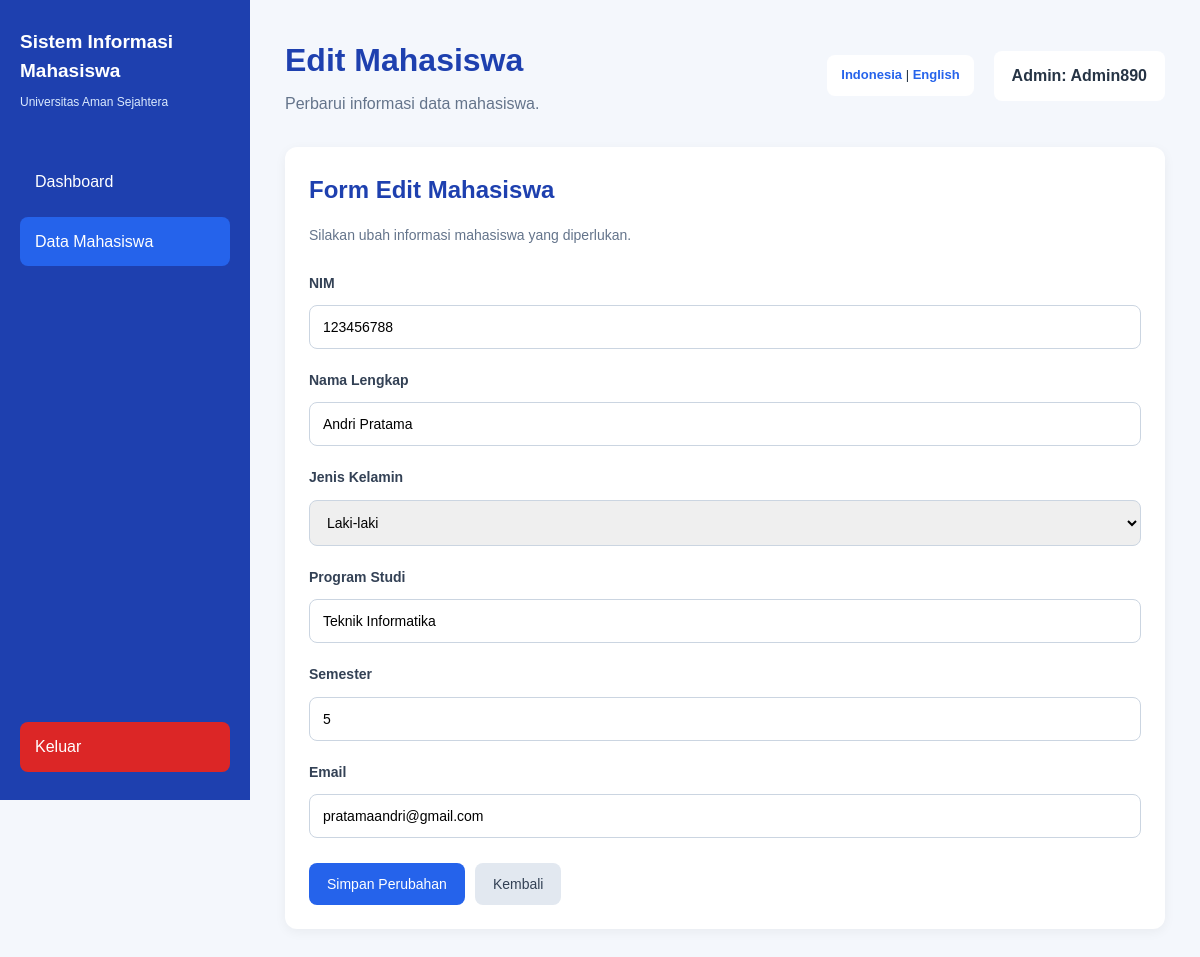
The page /pages/edit.php?id=2 (signed in) on the database its author committed.
### tables this page shows
CREATE TABLE `mahasiswa` (
  `id` int(11) NOT NULL,
  `nim` varchar(20) NOT NULL,
  `nama` varchar(100) NOT NULL,
  `jenis_kelamin` enum('Laki-laki','Perempuan') NOT NULL,
  `prodi` varchar(100) NOT NULL,
  `semester` tinyint(3) UNSIGNED NOT NULL,
  `email` varchar(100) NOT NULL,
  `created_at` timestamp NOT NULL DEFAULT current_timestamp(),
  `updated_at` timestamp NOT NULL DEFAULT current_timestamp() ON UPDATE current_timestamp()
);

### includes/language.php (called while the page is built, shortened)
<?php
$bahasa = $_SESSION['lang'] ?? 'id';
$translations = [
    'id' => [
        'dashboard' => 'Dashboard',
        'data_mahasiswa' => 'Data Mahasiswa',
        'tambah_mahasiswa' => 'Tambah Mahasiswa',
        'edit_mahasiswa' => 'Edit Mahasiswa',
        'logout' => 'Keluar',
        'selamat_datang' => 'Selamat Datang',
        'total_mahasiswa' => 'Total Mahasiswa',
        'menu_pengelolaan' => 'Menu Pengelolaan',
        'lihat_data' => 'Lihat Data Mahasiswa',
        'nama_lengkap' => 'Nama Lengkap',
        'jenis_kelamin' => 'Jenis Kelamin',
        'program_studi' => 'Program Studi',
        'semester' => 'Semester',
        'email' => 'Email',
        'simpan' => 'Simpan Data',
        'simpan_perubahan' => 'Simpan Perubahan',
        'kembali' => 'Kembali',
        'nim' => 'NIM',
        'aksi' => 'Aksi',
        'belum_ada_data' => 'Belum ada data mahasiswa.',
        'pesan_sambutan' => 'Kelola data mahasiswa dengan mudah melalui dashboard ini.',
        'deskripsi_dashboard' => 'Selamat datang di Sistem Informasi Mahasiswa.',
        'menu_deskripsi' => 'Gunakan menu berikut untuk melihat dan mengelola data mahasiswa.',
        'halo' => 'Halo',
    ],
    'en' => [
        'dashboard' => 'Dashboard',
        'data_mahasiswa' => 'Student Data',
        'tambah_mahasiswa' => 'Add Student',
        'edit_mahasiswa' => 'Edit Student',
        'logout' => 'Logout',
        'selamat_datang' => 'Welcome',
        'total_mahasiswa' => 'Total Students',
        'menu_pengelolaan' => 'Management Menu',
        'lihat_data' => 'View Student Data',
        'nama_lengkap' => 'Full Name',
        'jenis_kelamin' => 'Gender',
        'program_studi' => 'Study Program',
        'semester' => 'Semester',
        'email' => 'Email',
        'simpan' => 'Save Data',
        'simpan_perubahan' => 'Save Changes',
        'kembali' => 'Back',
        'nim' => 'Student ID',
        'aksi' => 'Actions',
        'belum_ada_data' => 'No student data available.',
        'pesan_sambutan' => 'Manage student data easily through this dashboard.',
        'deskripsi_dashboard' => 'Welcome to the Student Information System.',
        'menu_deskripsi' => 'Use the following menu to view and manage student data.',
        'halo' => 'Hello',
    ]
];
function t($key) {
    global $translations, $bahasa;
    return $translations[$bahasa][$key] ?? $key;
}
?>

### pages/edit.php (the view, shortened to what this page needs)
<?php
require_once "../includes/language.php";
require_once "../config/database.php";
$bahasa = $_SESSION['lang'] ?? 'id';
$id = $_GET["id"] ?? "";
$sql = $pdo->prepare(
    "SELECT * FROM mahasiswa WHERE id = ?"
);
$sql->execute([(int)$id]);
$m = $sql->fetch(PDO::FETCH_ASSOC);
?>
<!DOCTYPE html>
<html lang="<?= $bahasa ?>">
<head>
    <link rel="stylesheet" href="../assets/css/style.css">
</head>
<body>
<div class="dashboard">
    <aside class="sidebar">
        <div class="logo">
            <h2>Sistem Informasi Mahasiswa</h2>
            <p>Universitas Aman Sejahtera</p>
        </div>
        <nav>
            <a href="../index.php"><?= t('dashboard') ?></a>
            <a href="daftar.php" class="active"><?= t('data_mahasiswa') ?></a>
        </nav>
        <div class="sidebar-bottom">
            <a href="../logout.php"><?= t('logout') ?></a>
        </div>
    </aside>
    <main class="main-content">
        <div class="topbar">
            <div>
                <h1><?= t('edit_mahasiswa') ?></h1>
                <p>
                    <?= $bahasa === 'en'
                        ? 'Update student information.'
                        : 'Perbarui informasi data mahasiswa.' ?>
                </p>
            </div>
            <div class="topbar-right">
                <div class="language-switch">
                    <a href="?id=<?= (int)$id ?>&lang=id">Indonesia</a>
                    |
                    <a href="?id=<?= (int)$id ?>&lang=en">English</a>
                </div>
                <div class="admin-info">
                    Admin: <?= htmlspecialchars($_SESSION['admin_username']) ?>
                </div>
            </div>
        </div>
        <div class="card form-card">
            <h2><?= $bahasa === 'en'
                ? 'Edit Student Form'
                : 'Form Edit Mahasiswa' ?></h2>
            <p class="form-description">
                <?= $bahasa === 'en'
                    ? 'Please update the necessary student information.'
                    : 'Silakan ubah informasi mahasiswa yang diperlukan.' ?>
            </p>
            <form method="POST">
                <div class="form-group">
                    <label><?= t('nim') ?></label>
                    <input type="text" name="nim"
                        value="<?= htmlspecialchars($m['nim']) ?>" required>
                </div>
                <div class="form-group">
                    <label><?= t('nama_lengkap') ?></label>
                    <input type="text" name="nama"
                        value="<?= htmlspecialchars($m['nama']) ?>" required>
                </div>
                <div class="form-group">
                    <label><?= t('jenis_kelamin') ?></label>
                    <select name="jenis_kelamin" required>
                        <option value="Laki-laki"
                            <?= $m['jenis_kelamin'] === 'Laki-laki' ? 'selected' : '' ?>>
                            <?= $bahasa === 'en' ? 'Male' : 'Laki-laki' ?>
                        </option>
                    </select>
                </div>
                <div class="form-group">
                    <label><?= t('program_studi') ?></label>
                    <input type="text" name="prodi"
                        value="<?= htmlspecialchars($m['prodi']) ?>" required>
                </div>
                <div class="form-group">
                    <label><?= t('semester') ?></label>
                    <input type="number" name="semester"
                        min="1" max="14"
                        value="<?= htmlspecialchars((string)$m['semester']) ?>"
                        required>
                </div>
                <div class="form-group">
                    <label><?= t('email') ?></label>
                    <input type="email" name="email"
                        value="<?= htmlspecialchars($m['email']) ?>" required>
                </div>
                <div class="form-actions">
                    <button type="submit" class="btn">
                        <?= t('simpan_perubahan') ?>
                    </button>
                    <a href="daftar.php" class="btn btn-secondary">
                        <?= t('kembali') ?>
                    </a>
                </div>
            </form>
        </div>
    </main>
</div>
</body>
</html>

### assets/css/style.css (style rules this page uses)
* { margin: 0; padding: 0; box-sizing: border-box; }
body { font-family: Arial, sans-serif; background-color: #f4f7fc; color: #263445; line-height: 1.6; }
:root { --biru: #2563eb; --biru-gelap: #1e40af; --kuning: #facc15; --putih: #ffffff; --abu: #64748b; }
button, .btn { display: inline-block; padding: 10px 18px; border: none; border-radius: 8px; background-color: var(--biru); color: var(--putih); text-decoration: none; font-size: 14px; cursor: pointer; transition: 0.2s; }
input, select { width: 100%; padding: 11px; border: 1px solid #cbd5e1; border-radius: 8px; margin-top: 6px; font-size: 14px; }
.card { background-color: var(--putih); padding: 24px; border-radius: 12px; box-shadow: 0 3px 12px rgba(0, 0, 0, 0.05); margin-bottom: 20px; }
h1 { color: var(--biru-gelap); margin-bottom: 20px; }
h2 { margin-bottom: 15px; }
a { color: var(--biru); }
.admin-info { background: white; padding: 12px 18px; border-radius: 8px; font-weight: bold; }
.card h2 { color: var(--biru-gelap); }
.dashboard { display: flex; min-height: 100vh; }
.sidebar { width: 250px; background-color: var(--biru-gelap); color: white; padding: 28px 20px; display: flex; flex-direction: column; position: sticky; top: 0; height: 100vh; align-self: flex-start; flex-shrink: 0; overflow: auto; }
.logo { margin-bottom: 45px; }
.logo h2 { color: white; font-size: 19px; line-height: 1.5; margin-bottom: 8px; }
.logo p { font-size: 12px; color: #dbeafe; }
.sidebar nav { display: flex; flex-direction: column; gap: 10px; }
.sidebar nav a, .sidebar-bottom a { color: white; text-decoration: none; padding: 12px 15px; border-radius: 8px; transition: 0.2s; }
.sidebar nav a:hover, .sidebar nav a.active { background-color: var(--biru); }
.sidebar-bottom { margin-top: auto; }
.sidebar-bottom a { display: block; background-color: #dc2626; }
.main-content { flex: 1; padding: 35px; }
.topbar { display: flex; justify-content: space-between; align-items: center; margin-bottom: 30px; }
.topbar h1 { margin-bottom: 5px; }
.topbar p { color: var(--abu); }
.form-group { margin-bottom: 18px; }
.form-group label { font-weight: bold; font-size: 14px; }
.form-card { max-width: 850px; }
.form-description { color: var(--abu); margin-bottom: 25px; font-size: 14px; }
.form-card .form-group { margin-bottom: 20px; }
.form-card .form-group label { display: block; color: #334155; margin-bottom: 5px; }
.form-card input, .form-card select { padding: 13px; }
.form-actions { display: flex; gap: 12px; margin-top: 25px; }
.form-secondary, .btn-secondary { background-color: #e2e8f0; color: #334155; }
.topbar-right { display: flex; align-items: center; gap: 20px; }
.language-switch { font-size: 13px; background: white; padding: 10px 14px; border-radius: 8px; }
.language-switch a { text-decoration: none; font-weight: bold; }
.form-card { width: 100%; max-width: none; box-sizing: border-box; margin: 0; }
.form-group { width: 100%; box-sizing: border-box; }
.form-group input, .form-group select { width: 100%; max-width: 100%; box-sizing: border-box; }
.form-actions { display: flex; flex-wrap: wrap; gap: 10px; }
.main-content { flex: 1; min-width: 0; width: 100%; box-sizing: border-box; }

### rows shown on the page
mahasiswa: nim "123456788", nama "Andri Pratama", jenis_kelamin "Laki-laki", prodi "Teknik Informatika", semester "5", email "pratamaandri@gmail.com"

### other values the page prints
t('dashboard') "Dashboard"
t('data_mahasiswa') "Data Mahasiswa"
t('logout') "Keluar"
t('edit_mahasiswa') "Edit Mahasiswa"
$_SESSION['admin_username'] "Admin890"
t('nim') "NIM"
t('nama_lengkap') "Nama Lengkap"
t('jenis_kelamin') "Jenis Kelamin"
t('program_studi') "Program Studi"
t('semester') "Semester"
t('email') "Email"
t('simpan_perubahan') "Simpan Perubahan"
t('kembali') "Kembali"
